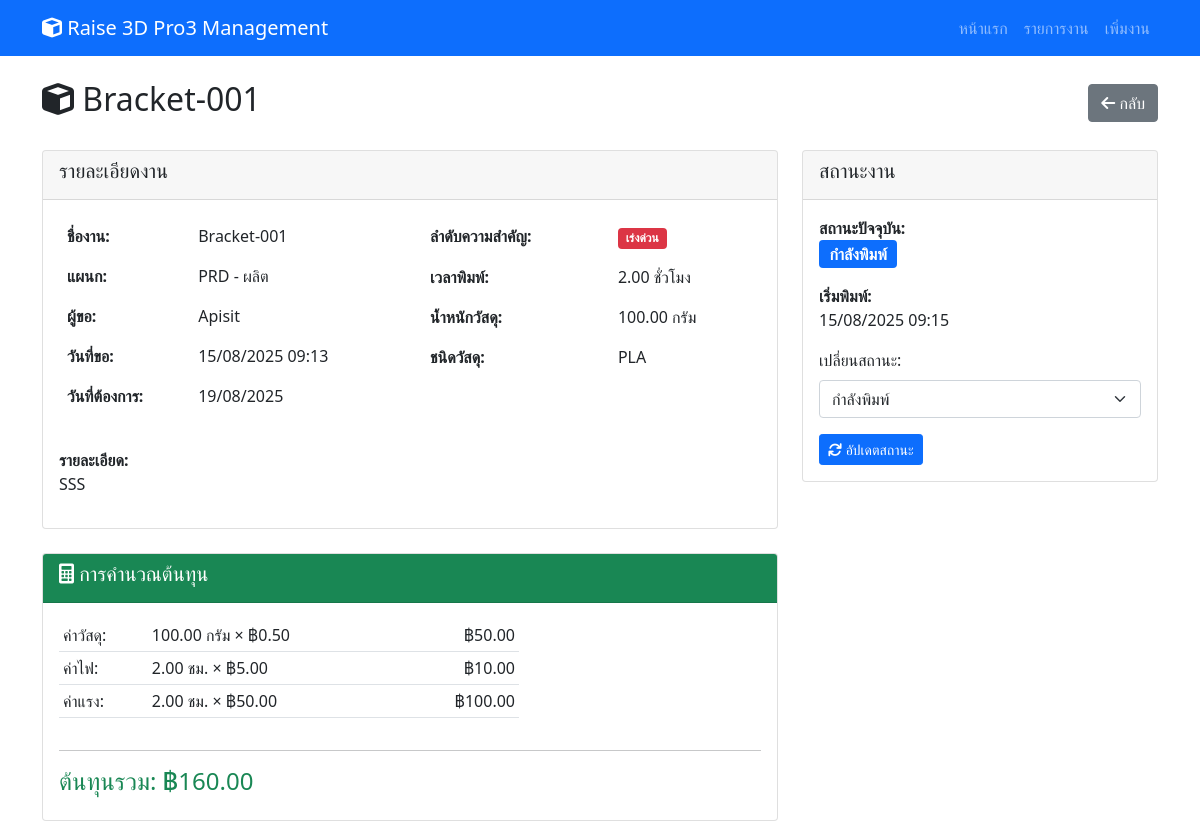
The app's page /jobs/2/, older data.
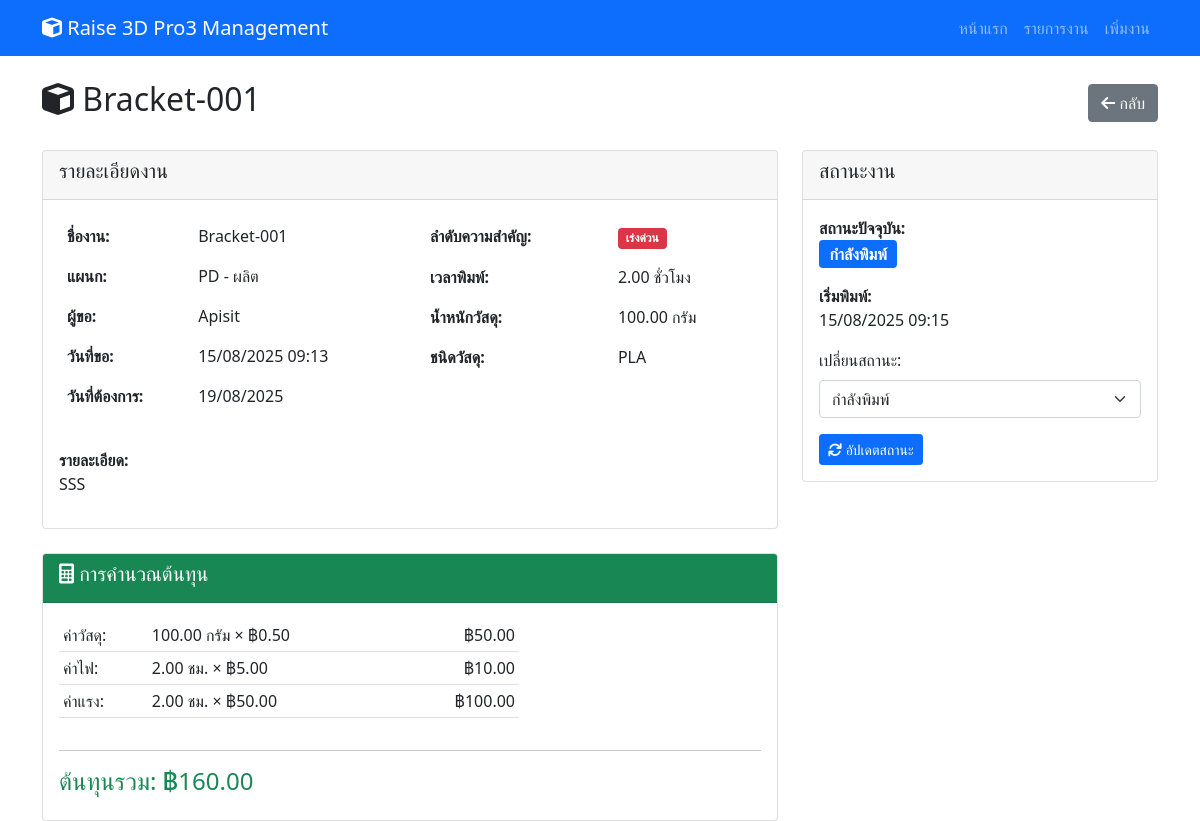
The same page, newer data.
### webapp/models.py (models this page shows, shortened)
class PrintJob(models.Model):
    STATUS_CHOICES = [
        ('pending', 'รอดำเนินการ'),
        ('printing', 'กำลังพิมพ์'),
        ('completed', 'เสร็จสิ้น'),
        ('cancelled', 'ยกเลิก'),
    ]
    PRIORITY_CHOICES = [
        ('low', 'ต่ำ'),
        ('normal', 'ปกติ'),
        ('high', 'สูง'),
        ('urgent', 'เร่งด่วน'),
    ]
    job_name = models.CharField(max_length=200, verbose_name="ชื่องาน")
    description = models.TextField(blank=True, verbose_name="รายละเอียด")
    department = models.ForeignKey(Department, on_delete=models.CASCADE, verbose_name="แผนก")
    requestor = models.CharField(max_length=100, verbose_name="ผู้ขอ")
    date_requested = models.DateTimeField(default=timezone.now, verbose_name="วันที่ขอ")
    date_needed = models.DateField(verbose_name="วันที่ต้องการ")
    date_started = models.DateTimeField(null=True, blank=True, verbose_name="วันที่เริ่มพิมพ์")
    date_completed = models.DateTimeField(null=True, blank=True, verbose_name="วันที่เสร็จสิ้น")
    status = models.CharField(max_length=20, choices=STATUS_CHOICES, default='pending', verbose_name="สถานะ")
    priority = models.CharField(max_length=10, choices=PRIORITY_CHOICES, default='normal', verbose_name="ลำดับความสำคัญ")
    print_time_hours = models.DecimalField(max_digits=6, decimal_places=2, verbose_name="เวลาพิมพ์ (ชั่วโมง)")
    material_weight_grams = models.DecimalField(max_digits=8, decimal_places=2, verbose_name="น้ำหนักวัสดุ (กรัม)")
    material_type = models.CharField(max_length=50, default="PLA", verbose_name="ชนิดวัสดุ")
    material_cost_per_gram = models.DecimalField(max_digits=6, decimal_places=2, default=0.50, verbose_name="ราคาวัสดุต่อกรัม")
    electricity_cost_per_hour = models.DecimalField(max_digits=6, decimal_places=2, default=5.00, verbose_name="ค่าไฟต่อชั่วโมง")
    labor_cost_per_hour = models.DecimalField(max_digits=6, decimal_places=2, default=50.00, verbose_name="ค่าแรงต่อชั่วโมง")
    total_cost = models.DecimalField(max_digits=10, decimal_places=2, null=True, blank=True, verbose_name="ต้นทุนรวม")
    file_upload = models.FileField(upload_to='print_jobs/', null=True, blank=True, verbose_name="ไฟล์ STL/3MF")
    created_at = models.DateTimeField(auto_now_add=True)
    updated_at = models.DateTimeField(auto_now=True)
    @property
    def material_cost(self):
        if self.material_weight_grams and self.material_cost_per_gram:
            return float(self.material_weight_grams) * float(self.material_cost_per_gram)
        return 0
    @property
    def electricity_cost(self):
        if self.print_time_hours and self.electricity_cost_per_hour:
            return float(self.print_time_hours) * float(self.electricity_cost_per_hour)
        return 0
    @property
    def labor_cost(self):
        if self.print_time_hours and self.labor_cost_per_hour:
            return float(self.print_time_hours) * float(self.labor_cost_per_hour)
        return 0
    class Meta:
        verbose_name = "งานพิมพ์ 3D"
        verbose_name_plural = "งานพิมพ์ 3D"
        ordering = ['-priority', 'date_needed', 'date_requested']

class Department(models.Model):
    name = models.CharField(max_length=100, verbose_name="ชื่อแผนก")
    code = models.CharField(max_length=10, unique=True, verbose_name="รหัสแผนก")
    def __str__(self):
        return f"{self.code} - {self.name}"
    class Meta:
        verbose_name = "แผนก"
        verbose_name_plural = "แผนก"

### webapp/views.py (the view)
# urls.py: path('jobs/<int:job_id>/', views.job_detail, name='job_detail'),
def job_detail(request, job_id):
    job = get_object_or_404(PrintJob, id=job_id)
    return render(request, 'webapp/job_detail.html', {'job': job})

### webapp/templates/webapp/job_detail.html (shortened to what the changed rows need)
{% extends 'webapp/base.html' %}
{% block content %}
<div class="d-flex justify-content-between align-items-center mb-4">
    <h2><i class="fas fa-cube"></i> {{ job.job_name }}</h2>
    <a href="{% url 'job_list' %}" class="btn btn-secondary">
        <i class="fas fa-arrow-left"></i> กลับ
    </a>
</div>
<div class="row">
    <div class="col-md-8">
        <div class="card">
            <div class="card-body">
                <div class="row">
                    <div class="col-md-6">
                        <table class="table table-borderless">
                            <tr>
                                <td><strong>ชื่องาน:</strong></td>
                                <td>{{ job.job_name }}</td>
                            </tr>
                            <tr>
                                <td><strong>แผนก:</strong></td>
                                <td>{{ job.department }}</td>
                            </tr>
                            <tr>
                                <td><strong>ผู้ขอ:</strong></td>
                                <td>{{ job.requestor }}</td>
                            </tr>
                            <tr>
                                <td><strong>วันที่ขอ:</strong></td>
                                <td>{{ job.date_requested|date:"d/m/Y H:i" }}</td>
                            </tr>
                            <tr>
                                <td><strong>วันที่ต้องการ:</strong></td>
                                <td>{{ job.date_needed|date:"d/m/Y" }}</td>
                            </tr>
                        </table>
                    </div>
                    <div class="col-md-6">
                        <table class="table table-borderless">
                            <tr>
                                <td><strong>เวลาพิมพ์:</strong></td>
                                <td>{{ job.print_time_hours }} ชั่วโมง</td>
                            </tr>
                            <tr>
                                <td><strong>น้ำหนักวัสดุ:</strong></td>
                                <td>{{ job.material_weight_grams }} กรัม</td>
                            </tr>
                            <tr>
                                <td><strong>ชนิดวัสดุ:</strong></td>
                                <td>{{ job.material_type }}</td>
                            </tr>
                        </table>
                    </div>
                </div>
                {% if job.description %}
                <div class="mt-3">
                    <strong>รายละเอียด:</strong>
                    <p>{{ job.description }}</p>
                </div>
                {% endif %}
            </div>
        </div>
        {% if job.total_cost %}
        <div class="card mt-4">
            <div class="card-header bg-success text-white">
                <h5><i class="fas fa-calculator"></i> การคำนวณต้นทุน</h5>
            </div>
            <div class="card-body">
                <div class="row">
                    <div class="col-md-8">
                        <table class="table table-sm">
                            <tr>
                                <td>ค่าวัสดุ:</td>
                                <td>{{ job.material_weight_grams }} กรัม × ฿{{ job.material_cost_per_gram }}</td>
                                <td class="text-end">฿{{ job.material_cost|floatformat:2 }}</td>
                            </tr>
                            <tr>
                                <td>ค่าไฟ:</td>
                                <td>{{ job.print_time_hours }} ชม. × ฿{{ job.electricity_cost_per_hour }}</td>
                                <td class="text-end">฿{{ job.electricity_cost|floatformat:2 }}</td>
                            </tr>
                            <tr>
                                <td>ค่าแรง:</td>
                                <td>{{ job.print_time_hours }} ชม. × ฿{{ job.labor_cost_per_hour }}</td>
                                <td class="text-end">฿{{ job.labor_cost|floatformat:2 }}</td>
                            </tr>
                        </table>
                    </div>
                </div>
                <hr>
                <div class="row">
                    <div class="col-12">
                        <h4 class="text-success">ต้นทุนรวม: ฿{{ job.total_cost|floatformat:2 }}</h4>
                    </div>
                </div>
            </div>
        </div>
        {% endif %}
    </div>
    <div class="col-md-4">
        <div class="card">
            <div class="card-body">
                <div class="mb-3">
                    <strong>สถานะปัจจุบัน:</strong><br>
                    {% if job.status == 'pending' %}
                        <span class="badge bg-warning fs-6">รอดำเนินการ</span>
                    {% elif job.status == 'printing' %}
                        <span class="badge bg-primary fs-6">กำลังพิมพ์</span>
                    {% elif job.status == 'completed' %}
                        <span class="badge bg-success fs-6">เสร็จสิ้น</span>
                    {% elif job.status == 'cancelled' %}
                        <span class="badge bg-danger fs-6">ยกเลิก</span>
                    {% endif %}
                </div>
                {% if job.date_started %}
                <div class="mb-3">
                    <strong>เริ่มพิมพ์:</strong><br>
                    {{ job.date_started|date:"d/m/Y H:i" }}
                </div>
                {% endif %}
                <form method="post" action="{% url 'update_status' job.id %}">
                    <div class="mb-3">
                        <label for="status" class="form-label">เปลี่ยนสถานะ:</label>
                        <select name="status" class="form-select">
                            <option value="printing" {% if job.status == 'printing' %}selected{% endif %}>กำลังพิมพ์</option>
                        </select>
                    </div>
                    <button type="submit" class="btn btn-primary btn-sm">
                    </button>
                </form>
            </div>
        </div>
    </div>
</div>
{% endblock %}

Row changes from the older to the newer data that the page shows:
changed through a linked row, PrintJob "Bracket-001": department "PRD - ผลิต" → "PD - ผลิต"
